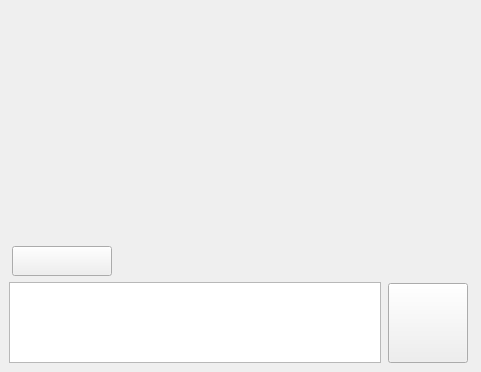
<?xml version="1.0" encoding="UTF-8"?>
<ui version="4.0">
 <class>AiChat</class>
 <widget class="QWidget" name="AiChat">
  <property name="geometry">
   <rect>
    <x>0</x>
    <y>0</y>
    <width>481</width>
    <height>372</height>
   </rect>
  </property>
  <property name="sizePolicy">
   <sizepolicy hsizetype="Expanding" vsizetype="Expanding">
    <horstretch>0</horstretch>
    <verstretch>0</verstretch>
   </sizepolicy>
  </property>
  <property name="windowTitle">
   <string>AiChat</string>
  </property>
  <layout class="QVBoxLayout" name="verticalLayout">
   <property name="leftMargin">
    <number>0</number>
   </property>
   <property name="topMargin">
    <number>0</number>
   </property>
   <property name="rightMargin">
    <number>0</number>
   </property>
   <property name="bottomMargin">
    <number>0</number>
   </property>
   <item>
    <widget class="ChatView" name="chatView" native="true">
     <property name="sizePolicy">
      <sizepolicy hsizetype="Preferred" vsizetype="Expanding">
       <horstretch>0</horstretch>
       <verstretch>0</verstretch>
      </sizepolicy>
     </property>
    </widget>
   </item>
   <item>
    <widget class="QWidget" name="widget" native="true">
     <property name="sizePolicy">
      <sizepolicy hsizetype="Preferred" vsizetype="Fixed">
       <horstretch>0</horstretch>
       <verstretch>0</verstretch>
      </sizepolicy>
     </property>
     <property name="minimumSize">
      <size>
       <width>0</width>
       <height>30</height>
      </size>
     </property>
     <property name="maximumSize">
      <size>
       <width>16777215</width>
       <height>30</height>
      </size>
     </property>
     <layout class="QHBoxLayout" name="horizontalLayout_2">
      <property name="leftMargin">
       <number>12</number>
      </property>
      <property name="topMargin">
       <number>0</number>
      </property>
      <property name="rightMargin">
       <number>0</number>
      </property>
      <property name="bottomMargin">
       <number>0</number>
      </property>
      <item>
       <widget class="QToolButton" name="clear_toolButton">
        <property name="minimumSize">
         <size>
          <width>100</width>
          <height>30</height>
         </size>
        </property>
        <property name="maximumSize">
         <size>
          <width>100</width>
          <height>30</height>
         </size>
        </property>
        <property name="text">
         <string/>
        </property>
       </widget>
      </item>
      <item>
       <spacer name="horizontalSpacer">
        <property name="orientation">
         <enum>Qt::Horizontal</enum>
        </property>
        <property name="sizeHint" stdset="0">
         <size>
          <width>417</width>
          <height>20</height>
         </size>
        </property>
       </spacer>
      </item>
     </layout>
    </widget>
   </item>
   <item>
    <widget class="QWidget" name="send_widget" native="true">
     <property name="sizePolicy">
      <sizepolicy hsizetype="Expanding" vsizetype="Fixed">
       <horstretch>0</horstretch>
       <verstretch>0</verstretch>
      </sizepolicy>
     </property>
     <property name="minimumSize">
      <size>
       <width>0</width>
       <height>90</height>
      </size>
     </property>
     <property name="maximumSize">
      <size>
       <width>16777215</width>
       <height>90</height>
      </size>
     </property>
     <layout class="QHBoxLayout" name="horizontalLayout">
      <property name="topMargin">
       <number>0</number>
      </property>
      <item>
       <widget class="ElaPlainTextEdit" name="question_textEdit">
        <property name="sizePolicy">
         <sizepolicy hsizetype="Expanding" vsizetype="Preferred">
          <horstretch>0</horstretch>
          <verstretch>0</verstretch>
         </sizepolicy>
        </property>
        <property name="cursor" stdset="0">
         <cursorShape>IBeamCursor</cursorShape>
        </property>
       </widget>
      </item>
      <item>
       <widget class="QWidget" name="button_widget" native="true">
        <property name="sizePolicy">
         <sizepolicy hsizetype="Preferred" vsizetype="Preferred">
          <horstretch>0</horstretch>
          <verstretch>0</verstretch>
         </sizepolicy>
        </property>
        <property name="minimumSize">
         <size>
          <width>85</width>
          <height>85</height>
         </size>
        </property>
        <property name="maximumSize">
         <size>
          <width>85</width>
          <height>85</height>
         </size>
        </property>
        <widget class="QtMaterialFloatingActionButton" name="send_btn">
         <property name="geometry">
          <rect>
           <x>1</x>
           <y>1</y>
           <width>80</width>
           <height>80</height>
          </rect>
         </property>
         <property name="sizePolicy">
          <sizepolicy hsizetype="Fixed" vsizetype="Fixed">
           <horstretch>0</horstretch>
           <verstretch>0</verstretch>
          </sizepolicy>
         </property>
         <property name="minimumSize">
          <size>
           <width>80</width>
           <height>80</height>
          </size>
         </property>
         <property name="maximumSize">
          <size>
           <width>80</width>
           <height>80</height>
          </size>
         </property>
         <property name="cursor">
          <cursorShape>PointingHandCursor</cursorShape>
         </property>
         <property name="text">
          <string/>
         </property>
        </widget>
       </widget>
      </item>
     </layout>
    </widget>
   </item>
  </layout>
 </widget>
 <customwidgets>
  <customwidget>
   <class>ChatView</class>
   <extends>QWidget</extends>
   <header>ChatView.h</header>
   <container>1</container>
  </customwidget>
  <customwidget>
   <class>ElaPlainTextEdit</class>
   <extends>QTextEdit</extends>
   <header>ElaPlainTextEdit.h</header>
  </customwidget>
  <customwidget>
   <class>QtMaterialFloatingActionButton</class>
   <extends>QPushButton</extends>
   <header>qtmaterialfab.h</header>
  </customwidget>
 </customwidgets>
 <resources/>
 <connections/>
</ui>
